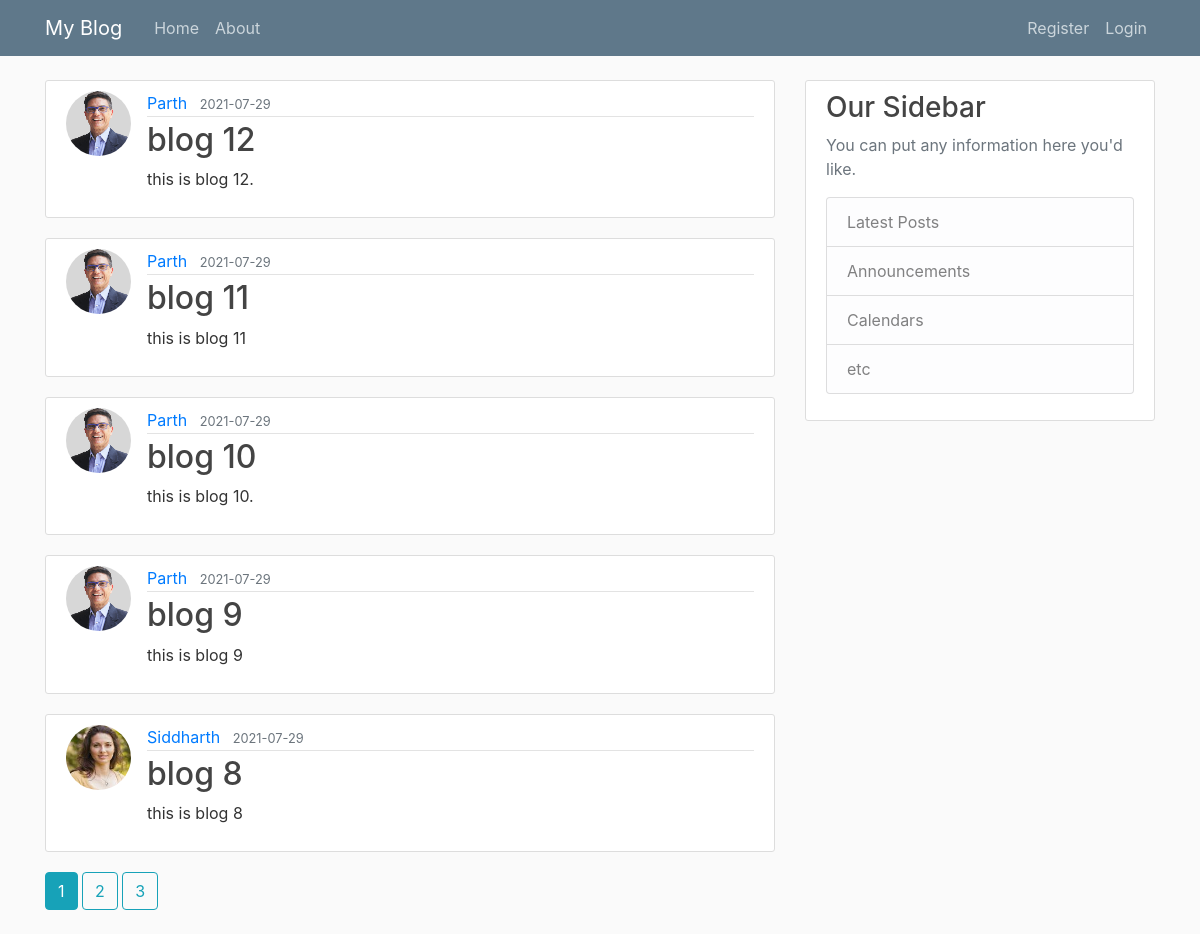
Page /home on the earlier database version.
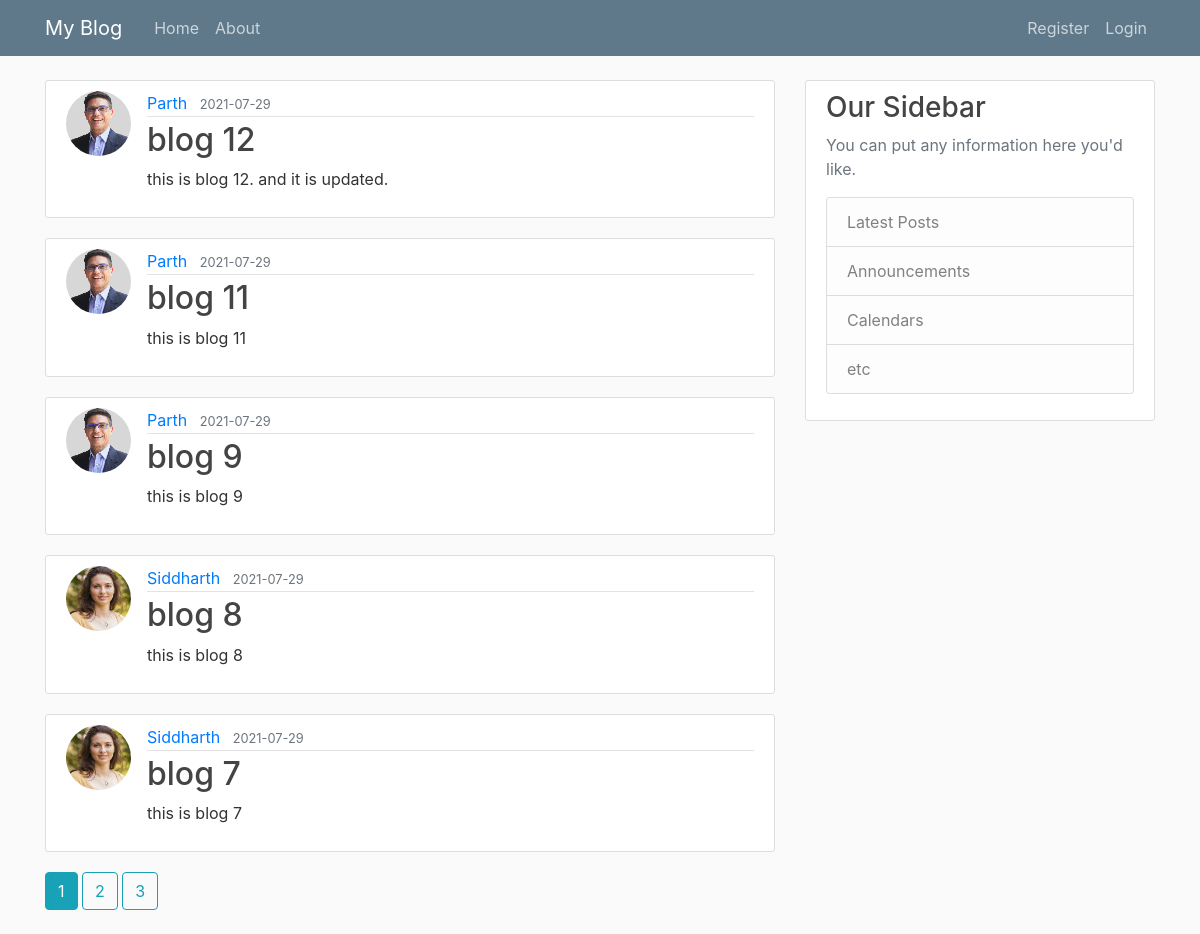
Same page on the later database version.
### flask_blog/models.py (models this page shows, shortened)
class Post(db.Model):
    id = db.Column(db.Integer, primary_key=True)
    title = db.Column(db.String(100), nullable = False)
    date_posted = db.Column(db.DateTime, nullable = False, default = datetime.utcnow)
    content = db.Column(db.Text, nullable = False)
    post_id = db.Column(db.Integer, db.ForeignKey('user.id'), nullable = False)
    '''user.id is lower case, because if reference to
    'user' table name that is created for User
    class and it is default to class name lowercase.'''

class User(db.Model, UserMixin):
    id = db.Column(db.Integer, primary_key = True)
    username = db.Column(db.String(20), unique= True, nullable = False)
    email = db.Column(db.String(120), unique= True, nullable = False)
    image_file = db.Column(db.String(20), unique = False, nullable = False, default = 'default.jpeg')
    password = db.Column(db.String(60), unique = False, nullable = False)
    posts = db.relationship('Post', backref = 'author', lazy = True)

### flask_blog/main/routes.py (the view)
@main.route('/')
@main.route('/home')
def home_page():
    page = request.args.get('page', 1, type=int)
    posts = Post.query.order_by(Post.date_posted.desc()).paginate(page = page, per_page=5)
    return render_template('home.html', posts = posts)

### flask_blog/templates/home.html
{% extends "layout.html" %}
{% block content %}
    {% for post in posts.items %}
        <article class="media content-section">
          <img class="rounded-circle article-img" src="{{ url_for('static', filename='profile_pics/' + post.author.image_file) }}">
          <div class="media-body">
            <div class="article-metadata">
              <a class="mr-2" href="{{ url_for('users.user_posts', username = post.author.username )}}">{{ post.author.username }}</a>
              <small class="text-muted">{{ post.date_posted.strftime('%Y-%m-%d') }}</small>
            </div>
            <h2><a class="article-title" href="{{url_for('posts.post',post_id=post.id)}}">{{ post.title }}</a></h2>
            <p class="article-content">{{ post.content }}</p>
          </div>
        </article>
    {% endfor %}
    {% for page_num in posts.iter_pages(left_edge=1, right_edge=1, left_current=1, right_current=2 ) %}
        {% if page_num %}
            {% if posts.page == page_num %}
                <a class='btn btn-info mb-4' href="{{ url_for('main.home_page', page=page_num) }}"> {{ page_num }}</a>
            {% else %}
                <a class='btn btn-outline-info mb-4' href="{{ url_for('main.home_page', page=page_num) }}"> {{ page_num }}</a>
            {% endif %}
        {% else %}
            ...
        {% endif %}
    {% endfor %}
{% endblock content %}

### flask_blog/templates/layout.html (shortened to what this page needs)
<!DOCTYPE html>
<html>
<head>
    <link rel="stylesheet" href="https://maxcdn.bootstrapcdn.com/bootstrap/4.0.0/css/bootstrap.min.css">
    <link rel="stylesheet" type="text/css" href="{{ url_for('static', filename='main.css') }}">
</head>
<body>
    <header class="site-header">
      <nav class="navbar navbar-expand-md navbar-dark bg-steel fixed-top">
        <div class="container">
          <a class="navbar-brand mr-4" href="{{ url_for('main.home_page')}}">My Blog</a>
          <div class="collapse navbar-collapse" id="navbarToggle">
            <div class="navbar-nav mr-auto">
              <a class="nav-item nav-link" href="{{ url_for('main.home_page')}}">Home</a>
              <a class="nav-item nav-link" href="{{ url_for('main.about_page')}}">About</a>
            </div>
            <div class="navbar-nav">
                {% if current_user.is_authenticated %}
                    <a class="nav-item nav-link" href="{{ url_for('posts.newpost_page')}}">Create a Post</a>
                    <a class="nav-item nav-link" href="{{url_for('users.account_page')}}">{{current_user.username}}'s Account</a>
                    <a class="nav-item nav-link" href="{{ url_for('users.logout_page')}}">Logout</a>
                {% else %}
                <a class="nav-item nav-link" href="{{ url_for('users.register_page')}}">Register</a>
                <a class="nav-item nav-link" href="{{ url_for('users.login_page')}}">Login</a>
                {% endif %}
            </div>
          </div>
        </div>
      </nav>
    </header>
    <main role="main" class="container">
      <div class="row">
        <div class="col-md-8">
          {% block content %}{% endblock %}
        </div>
        <div class="col-md-4">
          <div class="content-section">
            <h3>Our Sidebar</h3>
            <p class='text-muted'>You can put any information here you'd like.
              <ul class="list-group">
                <li class="list-group-item list-group-item-light">Latest Posts</li>
                <li class="list-group-item list-group-item-light">Announcements</li>
                <li class="list-group-item list-group-item-light">Calendars</li>
                <li class="list-group-item list-group-item-light">etc</li>
              </ul>
            </p>
          </div>
        </div>
      </div>
    </main>
</body>
</html>

### flask_blog/static/main.css (style rules this page uses)
body { background: #fafafa; color: #333333; margin-top: 5rem; }
h1, h2, h3, h4, h5, h6 { color: #444444; }
.bg-steel { background-color: #5f788a; }
.site-header .navbar-nav .nav-link { color: #cbd5db; }
.content-section { background: #ffffff; padding: 10px 20px; border: 1px solid #dddddd; border-radius: 3px; margin-bottom: 20px; }
.article-title { color: #444444; }
.article-content { white-space: pre-line; }
.article-img { height: 65px; width: 65px; margin-right: 16px; }
.article-metadata { padding-bottom: 1px; margin-bottom: 4px; border-bottom: 1px solid #e3e3e3 }

Differences in the rows shown:
removed Post: image_file (picture), author.username "Parth", date_posted "2021-07-29", title "blog 10", content "this is blog 10."
changed Post "blog 12": content "this is blog 12." → "this is blog 12. and it is updated."
now on this page (row unchanged): Post: image_file (picture), author.username "Siddharth", date_posted "2021-07-29", title "blog 7", content "this is blog 7"
